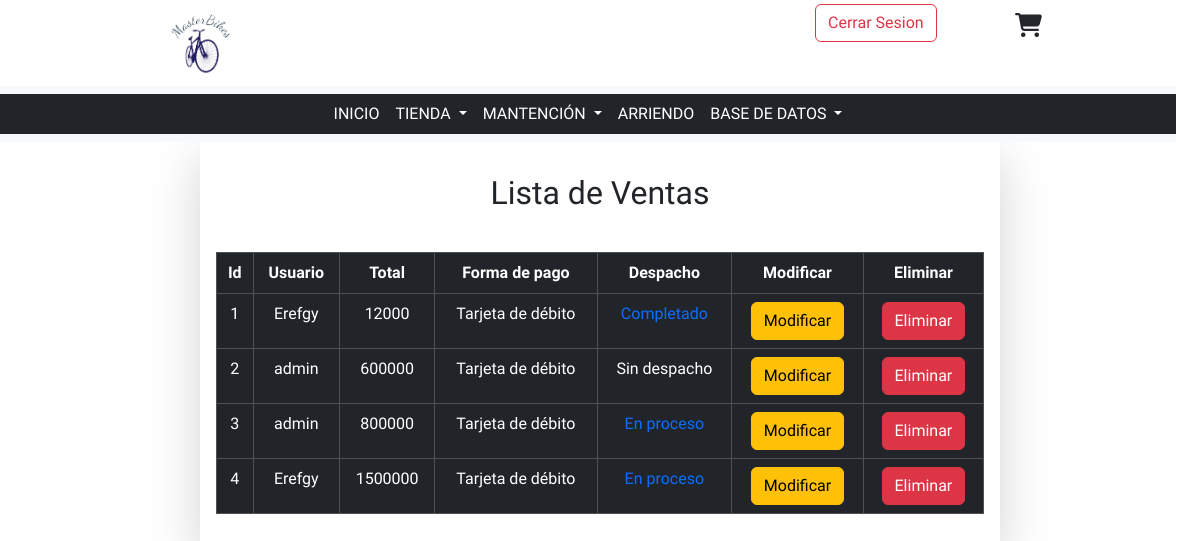
Page /accounts/crud-ventas/1 (signed in) on the earlier database version.
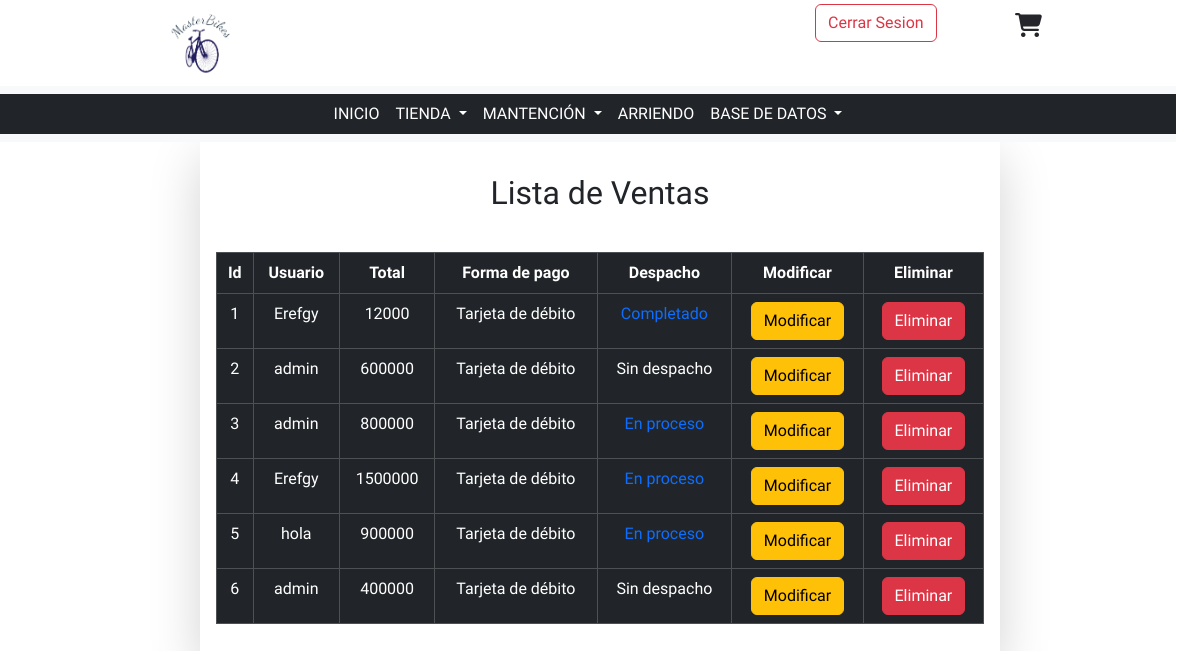
Same page on the later database version.
### MasterBikes/models.py (models this page shows, shortened)
class Pago(models.Model):
    id_pago = models.AutoField(primary_key=True, db_column="idPago")
    rut = models.ForeignKey(
        "Usuario", on_delete=models.CASCADE, db_column="rut"
    )
    total = models.IntegerField()
    id_forma_pago = models.ForeignKey(
        "FormaPago", on_delete=models.CASCADE, db_column="idFormaPago"
    )
    domicilio = models.BooleanField()

class Usuario(models.Model):
    user = models.OneToOneField(User, on_delete=models.CASCADE)
    rut = models.CharField(primary_key=True, max_length=10)
    id_tipo_usuario = models.ForeignKey(
        "TipoUsuario", on_delete=models.CASCADE, db_column="idTipoUsuario"
    )

class FormaPago(models.Model):
    id_forma_pago = models.AutoField(primary_key=True, db_column="idFormaPago")
    forma = models.CharField(max_length=30)
    class Meta:
        verbose_name_plural = "Formas de pago"

class Despacho(models.Model):
    id_despacho = models.AutoField(primary_key=True, db_column="idDespacho")
    id_pago = models.ForeignKey(
        "Pago", on_delete=models.CASCADE, db_column="idPago"
    )
    pedido = models.DateTimeField(blank=True,null=True)
    envio = models.DateTimeField(blank=True,null=True)
    recibo = models.DateTimeField(blank=True,null=True)

### MasterBikes/views.py (the view)
# urls.py: path('crud-ventas/<int:pk>', views.crud_ventas, name='crud-ventas'),
@login_required
def crud_ventas(request,pk):
    formapago = FormaPago.objects.all()
    tipoproducto = TipoProducto.objects.all()
    producto = Producto.objects.all()
    usuarios = Usuario.objects.all()
    users = User.objects.all()
    us = Usuario.objects.get(user=request.user)
    rut = us.rut
    pago = Pago.objects.all().filter(rut = rut)
    f = 'filtro'
    c = False
    if pk == 0:
        pago = Pago.objects.all().filter(rut = rut)
    elif pk == 1:
        pago = Pago.objects.all()
        f = 'sin'
        if us.id_tipo_usuario.tipo == 'Cliente':
            c = True
    else:
        pago = Pago.objects.all().filter(rut = rut)
    detalle = Detalle.objects.all()
    despachos = Despacho.objects.all()
    if c:
        context={
            "f":f,
            "usuarios":usuarios,
            "users":users,
            "formapagos":formapago,
            "tipoproductos":tipoproducto,
            "productos":producto,
            "pagos":pago,
            "detalles":detalle,
            "despachos":despachos
        }
    else:
        context={
            "f":f,
            "a":"sssss",
            "usuarios":usuarios,
            "users":users,
            "formapagos":formapago,
            "tipoproductos":tipoproducto,
            "productos":producto,
            "pagos":pago,
            "detalles":detalle,
            "despachos":despachos
        }
    return render(request, 'pages/despliegue/crud_ventas.html', context)

### MasterBikes/templates/pages/despliegue/crud_ventas.html (shortened to what this page needs)
<!DOCTYPE html>
<html lang="en">
<head>
    {% load static %}
    <link rel="stylesheet" href="{% static 'css/bootstrap.min.css'%}">
    <link rel="stylesheet" href="{% static 'css/style.css'%}">
    <link rel="stylesheet" href="https://cdnjs.cloudflare.com/ajax/libs/font-awesome/6.2.1/css/all.min.css">
</head>
<body>
    {% include 'base/header_admin.html' %}
    <main>
        <div class="container">
            <div class="row">
                <div class="col-md-8 shadow-lg mx-auto text-center p-3">
                    {% if a %}
                        {% if f == 'filtro' %}
                            <h2 class="my-3">Lista de Compras</h2>
                        {% elif f == 'sin' %}
                            <h2 class="my-3">Lista de Ventas</h2>
                        {% endif %}
                        <br>
                        <table class="table table-dark table-hover table-bordered">
                            <thead>
                                <th>Id</th>
                                <th>Usuario</th>
                                <th>Total</th>
                                <th>Forma de pago</th>
                                <th>Despacho</th>
                                {% if request.session.tipo != 'Cliente' %}
                                    <th>Modificar</th>
                                    <th>Eliminar</th>
                                {% endif %}
                            </thead>
                            <tbody>
                                {% if pagos %}
                                    {% for tmp in pagos %}
                                        <tr>
                                            <td>{{tmp.id_pago}}</td>
                                            {% if usuarios %}
                                                {% for us in usuarios %}
                                                    {% if tmp.rut.rut == us.rut %}
                                                        <td>{{us.user.username}}</td>
                                                    {% endif %}
                                                {% endfor %}
                                            {% endif %}
                                            <td>
                                                <details>
                                                    <summary>{{tmp.total}}</summary>
                                                </details>
                                            </td>
                                            {% if formapagos %}
                                                {% for forma in formapagos %}
                                                    {% if tmp.id_forma_pago.id_forma_pago == forma.id_forma_pago %}
                                                        <td>{{forma.forma}}</td>
                                                    {% endif %}
                                                {% endfor %}
                                            {% endif %}
                                            {% if tmp.domicilio %}
                                                {% if despachos %}
                                                {% for despa in despachos %}
                                                    {% if despa.id_pago.id_pago == tmp.id_pago %}
                                                        {% if despa.recibo  %}
                                                            <td><a href="{% url 'crud-despacho' pk=tmp.id_pago %}">Completado</a></td>
                                                        {% else %}
                                                            <td><a href="{% url 'crud-despacho' pk=tmp.id_pago %}">En proceso</a></td>
                                                        {% endif %}
                                                    {% endif %}
                                                {% endfor %}
                                                {% endif %}
                                            {% else %}
                                                <td>Sin despacho</td>
                                            {% endif %}
                                            {% if request.session.tipo != 'Cliente' %}
                                                <td><a href=""><button class="btn btn-warning">Modificar</button></a></td>
                                                <td><a href=""><button class="btn btn-danger">Eliminar</button></a></td>
                                            {% endif %}
                                        </tr>
                                    {% endfor%}
                                {% endif %}
                            </tbody>
                        </table>
                    {% endif %}
                </div>
            </div>
            <br>
            <br>
        </div>
    </main>
</body>
</html>

### MasterBikes/templates/base/header_admin.html (shortened to what this page needs)
{% load static %}
<header>
    <div class="container-fluid">
        <div class="row">
          <div class="col-4">
            <a href="{% url 'Principal' %}"><img class="d-block mx-auto" src="{% static 'img/image.png.png' %}" width="30%" alt=""></a>
          </div>
          <div class="col-4"></div>
          <div class="col-2" >
            {% if request.user.is_authenticated %}
              <a href="{% url 'logout' %}">
                <button class="btn btn-outline-danger my-1">
                    Cerrar Sesion
                </button>
              </a>
            {% else %}
              <div class="icon-container1">
                <a href="{% url 'login' %}"><i id="login" class="fa-solid fa-user icon"></i></a>
              </div>
            {% endif%}
          </div>
          <div class="col-2">
            <div class="icon-container2">
            <a href="{% url 'tienda' %}"><i id="carrito" class="fa-solid fa-cart-shopping"></i></a>
          </div>
        </div>
        <div class="row">
          <nav class="navbar navbar-expand-lg bg-body-tertiary">
            <div class="container-fluid bg-dark bg-opacity-100" >
              <div class="collapse navbar-collapse" id="navbarSupportedContent">
                <ul class="navbar-nav mx-auto mb-2 mb-lg-0">
                  <li class="nav-item">
                    <a class="nav-link active" aria-current="page" style="color: white;" href="{% url 'Principal' %}">INICIO</a>
                  </li>
                  <li class="nav-item dropdown">
                    <a class="nav-link dropdown-toggle" href="" style="color: white;" role="button" data-bs-toggle="dropdown" aria-expanded="false">
                      TIENDA
                    </a>
                  </li>
                  <li class="nav-item dropdown">
                    <a class="nav-link dropdown-toggle" href="" style="color: white;" role="button" data-bs-toggle="dropdown" aria-expanded="false">
                      MANTENCIÓN
                    </a>
                  </li>
                  <li class="nav-item">
                    <a class="nav-link active" aria-current="page" style="color: white;" href="{% url 'arriendo' %}">ARRIENDO</a>
                  </li>
                  <li class="nav-item dropdown">
                    {% if request.session.tipo == 'Cliente' %}
                      <a class="nav-link dropdown-toggle" href="" style="color: white;" role="button" data-bs-toggle="dropdown" aria-expanded="false">
                        HISTORIAL
                      </a>
                    {% else %}
                      <a class="nav-link dropdown-toggle" href="" style="color: white;" role="button" data-bs-toggle="dropdown" aria-expanded="false">
                        BASE DE DATOS
                      </a>
                    {% endif %}
                  </li>
                </ul>
              </div>
            </div>
          </nav>
        </div>
    </div>
</header>

### MasterBikes/static/css/style.css (style rules this page uses)
a { text-decoration: none; }
* { margin: 0; padding: 0; box-sizing: border-box; list-style: none; }
body { font-family: sans-serif; }
.container { max-width: 1200px; margin: 0 auto; }
.icon-container2 { width: 40px; margin-top: 5%; }
#carrito { font-size: 24px; color: #24262B; transition: all .5s ease; margin-top: 10%; }
* { box-sizing: border-box; font-family: Montserrat; padding: 0; margin: 0; }
.col-2 { width: 16.66666667%; padding: 0 15px; }

Differences in the rows shown:
added Pago: id_pago "5", total "900000", FormaPago (forma "Tarjeta de débito")
added Usuario: user.username "hola", shown under "5"
added Despacho: shows "En proceso", shown under "5"
added Pago: id_pago "6", total "400000", domicilio "Sin despacho", Usuario (user.username "admin"), FormaPago (forma "Tarjeta de débito")
